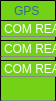
    <widget class="QWidget" name="widget_24" native="true">
     <property name="geometry">
      <rect>
       <x>202</x>
       <y>143</y>
       <width>56</width>
       <height>101</height>
      </rect>
     </property>
     <property name="styleSheet">
      <string notr="true">QWidget {
   border: 1px solid white;
   border-radius: 1px;
   text-align: center;
	border-right-color: rgb(0, 0, 0);
	border-left-color: rgb(0, 0, 0);
	background-color: rgb(115, 210, 22);
	border-top-color: rgb(0, 0, 0);
	border-bottom-color: rgb(136, 138, 133);
}</string>
     </property>
     <widget class="QLabel" name="label_34">
      <property name="geometry">
       <rect>
        <x>14</x>
        <y>2</y>
        <width>31</width>
        <height>17</height>
       </rect>
      </property>
      <property name="styleSheet">
       <string notr="true">color: rgb(52, 101, 164);
border:none;</string>
      </property>
      <property name="text">
       <string>GPS</string>
      </property>
     </widget>
     <widget class="QLabel" name="label_39">
      <property name="geometry">
       <rect>
        <x>0</x>
        <y>20</y>
        <width>61</width>
        <height>17</height>
       </rect>
      </property>
      <property name="styleSheet">
       <string notr="true">color: rgb(255, 255, 255);</string>
      </property>
      <property name="text">
       <string>COM REA</string>
      </property>
     </widget>
     <widget class="QLabel" name="label_40">
      <property name="geometry">
       <rect>
        <x>0</x>
        <y>40</y>
        <width>61</width>
        <height>17</height>
       </rect>
      </property>
      <property name="styleSheet">
       <string notr="true">color: rgb(255, 255, 255);</string>
      </property>
      <property name="text">
       <string>COM REA</string>
      </property>
     </widget>
     <widget class="QLabel" name="label_41">
      <property name="geometry">
       <rect>
        <x>0</x>
        <y>60</y>
        <width>61</width>
        <height>17</height>
       </rect>
      </property>
      <property name="styleSheet">
       <string notr="true">color: rgb(255, 255, 255);</string>
      </property>
      <property name="text">
       <string>COM REA</string>
      </property>
     </widget>
    </widget>
